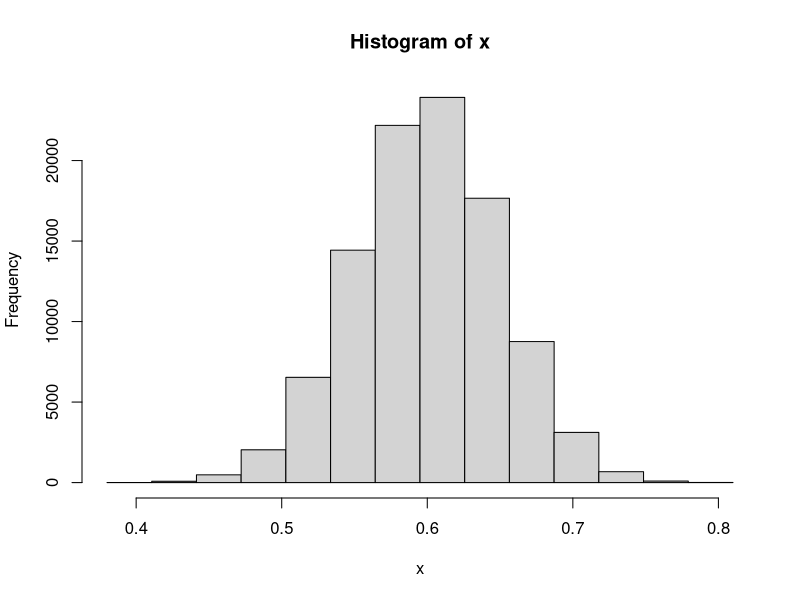
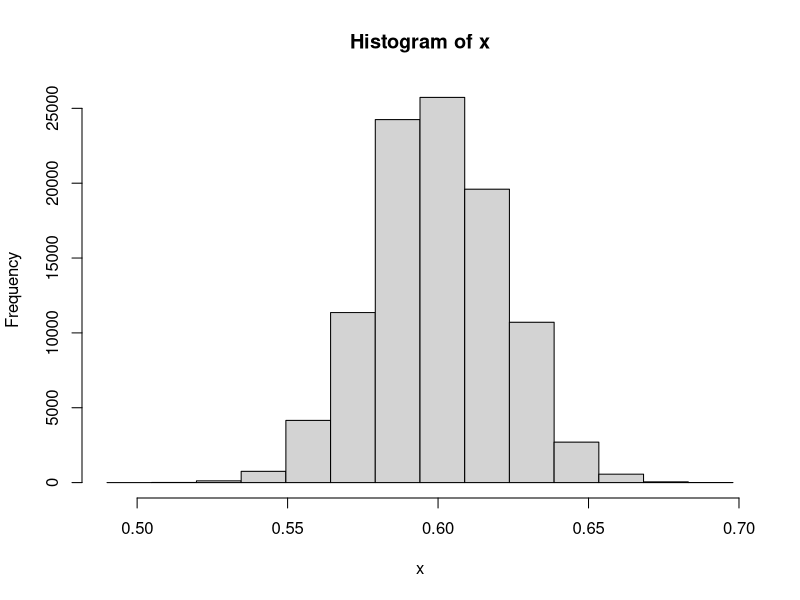

The R source for these figures, in order:
## 人口10,000人の国の首相の支持率
N <- 10000 
M <- 6000 # 真の支持者数
n <- 100 # 全員に調べるのは大変なので，n人に尋ねる
boshudan <- c(rep(1,M), rep(0,N-M)) # 母集団
sample(boshudan, n) # N人の母集団から非復元抽出
sum(sample(boshudan, n))
sum(sample(boshudan, n))
mean(sample(boshudan, n))
mean(sample(boshudan, n))
x <- replicate(100000, mean(sample(boshudan, n)))
hist(x, breaks=seq(min(x)-0.01, max(x)+0.01, length=15))
## n <- 500 とすると
n <- 500
x <- replicate(100000, mean(sample(boshudan, n)))
hist(x, breaks=seq(min(x)-0.01, max(x)+0.01, length=15))
